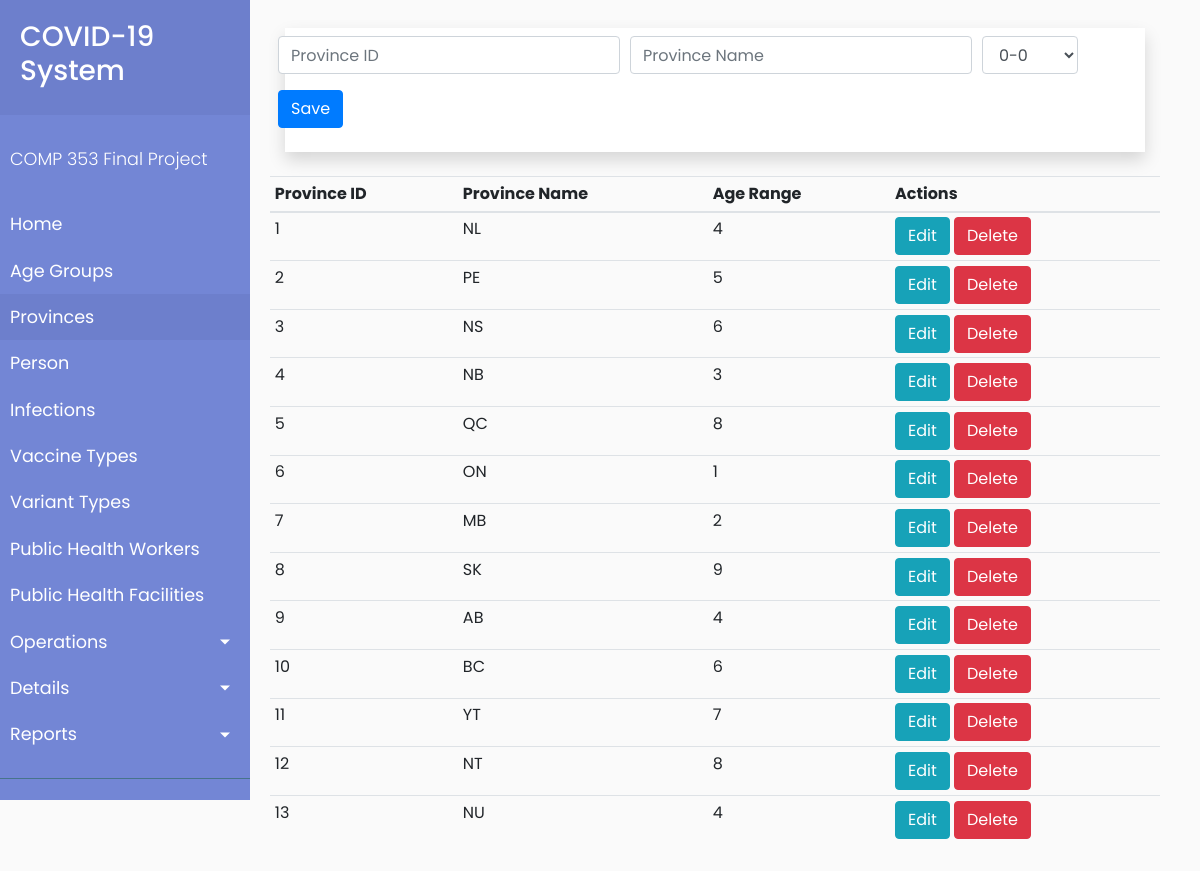
/client/provinces.php, run on the app's committed database.
### tables this page shows
CREATE TABLE Province (
  provinceID INT,
  name VARCHAR(100),
  currentAgeGroupID INT,
  PRIMARY KEY (provinceID), 
  FOREIGN KEY (currentAgeGroupID) REFERENCES AgeGroup(ageGroupID)
);

### client/processProvinces.php (called while the page is built, shortened)
<?php
$provinceID = '';
$currentAgeGroupID = '';
$name = '';
$update = false;

### client/provinces.php (the view, shortened to what this page needs)
<?php
    include('common/header.php');
?>
        <div id="content">
            <?php require_once 'processProvinces.php'; ?>
            <div class="container">
                <div class="container mt-2 mb-4 p-2 shadow bg-white">
                    <div class="row justify-content-center">
                        <form action="processProvinces.php" method="POST">
                            <div class="form-row justify-center">
                                <div class="col-auto form-group">
                                    <input type="number" name="provinceID" class="form-control" value="<?php echo $provinceID; ?>" placeholder="Province ID">
                                </div>
                                <div class="col-auto form-group">
                                    <input type="text" name="name" class="form-control" value="<?php echo $name; ?>" placeholder="Province Name">
                                </div>
                                <div class="col-auto form-group">
                                    <select class="form-control" name="ageGroupID" placeholder="Choose Age Group" value="<?php echo $ageGroupID; ?>">
                                        <?php
                                        $mysqli = new mysqli('c353.c9ohujn2mpyl.us-east-1.rds.amazonaws.com', 'admin', 'hello123', 'PROJECT') or die(mysqli_error($mysqli));
                                        $result = $mysqli->query("SELECT * FROM AgeGroup") or die($mysqli->error);
                                        while ($row = $result->fetch_assoc()): ?>
                                            <option <?php echo $row['ageGroupID'] == $currentAgeGroupID ? 'selected': '' ?> value=<?php echo $row['ageGroupID']; ?>><?php echo $row['ageRange']; ?></option>
                                        <?php endwhile; ?>
                                    </select>
                                </div>
                                <div class="col-auto form-group">
                                    <?php
                                    if ($update == true) :
                                    ?>
                                        <button type="submit" name="update" class="btn btn-info">Update</button>
                                    <?php else : ?>
                                        <button type="submit" name="save" class="btn btn-primary">Save</button>
                                    <?php endif; ?>
                                </div>
                        </form>
                    </div>
                </div>
            </div>
            <?php
            $mysqli = new mysqli('c353.c9ohujn2mpyl.us-east-1.rds.amazonaws.com', 'admin', 'hello123', 'PROJECT') or die(mysqli_error($mysqli));
            $result = $mysqli->query("SELECT * FROM Province") or die($mysqli->error);
            ?>
            <div class="row justify-content-center">
                <table class="table table-sm">
                    <thead>
                        <tr>
                            <th>Province ID</th>
                            <th>Province Name</th>
                            <th>Age Range</th>
                            <th colspan=2>Actions</th>
                        </tr>
                    </thead>
                    <?php
                    while ($row = $result->fetch_assoc()) : ?>
                        <tr>
                            <td><?php echo $row['provinceID']; ?></td>
                            <td><?php echo $row['name']; ?></td>
                            <td><?php echo $row['currentAgeGroupID']; ?></td>
                            <td>
                                <a href="provinces.php?edit=<?php echo $row['provinceID']; ?>" class="btn btn-info"> Edit </a>
                                <a href="processProvinces.php?delete=<?php echo $row['provinceID']; ?>" class="btn btn-danger"> Delete </a>
                            </td>
                        </tr>
                    <?php endwhile; ?>
                </table>
            </div>
            </div>
        </div>
<?php
    include('common/footer.php');
?>

### client/index.css (style rules this page uses)
body { font-family: "Poppins", sans-serif; background: #fafafa; }
a, a:hover, a:focus { color: inherit; text-decoration: none; transition: all 0.3s; }
#content { width: calc(100% - 250px); padding: 20px 40px 40px 20px; min-height: 100vh; transition: all 0.3s; position: absolute; top: 0; right: 0; }

### data on the page
province: provinceID "1", name "NL", currentAgeGroupID "4"
province: provinceID "2", name "PE", currentAgeGroupID "5"
province: provinceID "3", name "NS", currentAgeGroupID "6"
province: provinceID "4", name "NB", currentAgeGroupID "3"
province: provinceID "5", name "QC", currentAgeGroupID "8"
province: provinceID "6", name "ON", currentAgeGroupID "1"
province: provinceID "7", name "MB", currentAgeGroupID "2"
province: provinceID "8", name "SK", currentAgeGroupID "9"
province: provinceID "9", name "AB", currentAgeGroupID "4"
province: provinceID "10", name "BC", currentAgeGroupID "6"
province: provinceID "11", name "YT", currentAgeGroupID "7"
province: provinceID "12", name "NT", currentAgeGroupID "8"
province: provinceID "13", name "NU", currentAgeGroupID "4"

### other printed values
form field ageGroupID "0-0"
